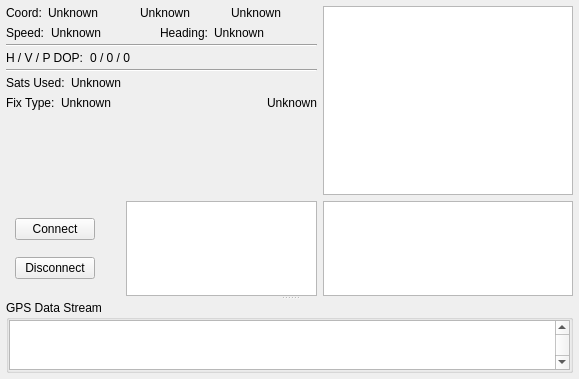
<?xml version="1.0" encoding="UTF-8"?>
<ui version="4.0">
 <class>GpsDisplayWidget</class>
 <widget class="QWidget" name="GpsDisplayWidget">
  <property name="geometry">
   <rect>
    <x>0</x>
    <y>0</y>
    <width>579</width>
    <height>379</height>
   </rect>
  </property>
  <property name="sizePolicy">
   <sizepolicy hsizetype="MinimumExpanding" vsizetype="MinimumExpanding">
    <horstretch>0</horstretch>
    <verstretch>0</verstretch>
   </sizepolicy>
  </property>
  <layout class="QVBoxLayout" name="verticalLayoutTop">
   <property name="spacing">
    <number>0</number>
   </property>
   <property name="margin">
    <number>6</number>
   </property>
   <item>
    <widget class="QSplitter" name="splitter">
     <property name="sizePolicy">
      <sizepolicy hsizetype="Expanding" vsizetype="Expanding">
       <horstretch>0</horstretch>
       <verstretch>0</verstretch>
      </sizepolicy>
     </property>
     <property name="orientation">
      <enum>Qt::Vertical</enum>
     </property>
     <property name="childrenCollapsible">
      <bool>true</bool>
     </property>
     <widget class="QWidget" name="layoutWidget">
      <layout class="QGridLayout" name="gridLayout" rowstretch="1,0" columnstretch="1,0">
       <item row="0" column="0">
        <layout class="QVBoxLayout" name="infoVerticalLayout" stretch="0,0,0,0,0,0,0,0,0,0,0,0,0,1">
         <property name="spacing">
          <number>0</number>
         </property>
         <item>
          <layout class="QHBoxLayout" name="infoHorizontalLayout1" stretch="0,0,1,0,1,0,1">
           <property name="spacing">
            <number>0</number>
           </property>
           <item>
            <widget class="QLabel" name="lat_label">
             <property name="text">
              <string>Coord:</string>
             </property>
            </widget>
           </item>
           <item>
            <spacer name="horizontalSpacer_4">
             <property name="orientation">
              <enum>Qt::Horizontal</enum>
             </property>
             <property name="sizeType">
              <enum>QSizePolicy::Minimum</enum>
             </property>
             <property name="sizeHint" stdset="0">
              <size>
               <width>6</width>
               <height>0</height>
              </size>
             </property>
            </spacer>
           </item>
           <item>
            <widget class="QLabel" name="coord_value">
             <property name="text">
              <string>Unknown</string>
             </property>
            </widget>
           </item>
           <item>
            <spacer name="horizontalSpacer_5">
             <property name="orientation">
              <enum>Qt::Horizontal</enum>
             </property>
             <property name="sizeType">
              <enum>QSizePolicy::Minimum</enum>
             </property>
             <property name="sizeHint" stdset="0">
              <size>
               <width>6</width>
               <height>0</height>
              </size>
             </property>
            </spacer>
           </item>
           <item>
            <widget class="QLabel" name="coord_value_2">
             <property name="text">
              <string>Unknown</string>
             </property>
            </widget>
           </item>
           <item>
            <spacer name="horizontalSpacer_6">
             <property name="orientation">
              <enum>Qt::Horizontal</enum>
             </property>
             <property name="sizeType">
              <enum>QSizePolicy::Minimum</enum>
             </property>
             <property name="sizeHint" stdset="0">
              <size>
               <width>6</width>
               <height>0</height>
              </size>
             </property>
            </spacer>
           </item>
           <item>
            <widget class="QLabel" name="coord_value_3">
             <property name="text">
              <string>Unknown</string>
             </property>
            </widget>
           </item>
          </layout>
         </item>
         <item>
          <spacer name="verticalSpacer_3">
           <property name="orientation">
            <enum>Qt::Vertical</enum>
           </property>
           <property name="sizeType">
            <enum>QSizePolicy::Preferred</enum>
           </property>
           <property name="sizeHint" stdset="0">
            <size>
             <width>20</width>
             <height>6</height>
            </size>
           </property>
          </spacer>
         </item>
         <item>
          <layout class="QHBoxLayout" name="infoHorizontalLayout2" stretch="0,0,1,0,0,0,1">
           <property name="spacing">
            <number>0</number>
           </property>
           <item>
            <widget class="QLabel" name="speed_label">
             <property name="text">
              <string>Speed:</string>
             </property>
            </widget>
           </item>
           <item>
            <spacer name="horizontalSpacer_7">
             <property name="orientation">
              <enum>Qt::Horizontal</enum>
             </property>
             <property name="sizeType">
              <enum>QSizePolicy::Minimum</enum>
             </property>
             <property name="sizeHint" stdset="0">
              <size>
               <width>6</width>
               <height>0</height>
              </size>
             </property>
            </spacer>
           </item>
           <item>
            <widget class="QLabel" name="speed_value">
             <property name="text">
              <string>Unknown</string>
             </property>
             <property name="scaledContents">
              <bool>true</bool>
             </property>
            </widget>
           </item>
           <item>
            <spacer name="horizontalSpacer_9">
             <property name="orientation">
              <enum>Qt::Horizontal</enum>
             </property>
             <property name="sizeType">
              <enum>QSizePolicy::Minimum</enum>
             </property>
             <property name="sizeHint" stdset="0">
              <size>
               <width>6</width>
               <height>0</height>
              </size>
             </property>
            </spacer>
           </item>
           <item>
            <widget class="QLabel" name="bear_label">
             <property name="text">
              <string>Heading:</string>
             </property>
            </widget>
           </item>
           <item>
            <spacer name="horizontalSpacer_8">
             <property name="orientation">
              <enum>Qt::Horizontal</enum>
             </property>
             <property name="sizeType">
              <enum>QSizePolicy::Minimum</enum>
             </property>
             <property name="sizeHint" stdset="0">
              <size>
               <width>6</width>
               <height>0</height>
              </size>
             </property>
            </spacer>
           </item>
           <item>
            <widget class="QLabel" name="bear_value">
             <property name="text">
              <string>Unknown</string>
             </property>
            </widget>
           </item>
          </layout>
         </item>
         <item>
          <spacer name="verticalSpacer_5">
           <property name="orientation">
            <enum>Qt::Vertical</enum>
           </property>
           <property name="sizeType">
            <enum>QSizePolicy::Preferred</enum>
           </property>
           <property name="sizeHint" stdset="0">
            <size>
             <width>20</width>
             <height>4</height>
            </size>
           </property>
          </spacer>
         </item>
         <item>
          <widget class="Line" name="line1">
           <property name="orientation">
            <enum>Qt::Horizontal</enum>
           </property>
          </widget>
         </item>
         <item>
          <spacer name="verticalSpacer_6">
           <property name="orientation">
            <enum>Qt::Vertical</enum>
           </property>
           <property name="sizeType">
            <enum>QSizePolicy::Preferred</enum>
           </property>
           <property name="sizeHint" stdset="0">
            <size>
             <width>20</width>
             <height>4</height>
            </size>
           </property>
          </spacer>
         </item>
         <item>
          <layout class="QHBoxLayout" name="infoHorizontalLayout3" stretch="0,0,1">
           <item>
            <widget class="QLabel" name="label">
             <property name="text">
              <string>H / V / P DOP:</string>
             </property>
            </widget>
           </item>
           <item>
            <spacer name="horizontalSpacer_13">
             <property name="orientation">
              <enum>Qt::Horizontal</enum>
             </property>
             <property name="sizeType">
              <enum>QSizePolicy::Minimum</enum>
             </property>
             <property name="sizeHint" stdset="0">
              <size>
               <width>6</width>
               <height>0</height>
              </size>
             </property>
            </spacer>
           </item>
           <item>
            <widget class="QLabel" name="dop_value">
             <property name="text">
              <string>0 / 0 / 0</string>
             </property>
            </widget>
           </item>
          </layout>
         </item>
         <item>
          <spacer name="verticalSpacer_8">
           <property name="orientation">
            <enum>Qt::Vertical</enum>
           </property>
           <property name="sizeType">
            <enum>QSizePolicy::Preferred</enum>
           </property>
           <property name="sizeHint" stdset="0">
            <size>
             <width>20</width>
             <height>4</height>
            </size>
           </property>
          </spacer>
         </item>
         <item>
          <widget class="Line" name="line2">
           <property name="orientation">
            <enum>Qt::Horizontal</enum>
           </property>
          </widget>
         </item>
         <item>
          <spacer name="verticalSpacer_7">
           <property name="orientation">
            <enum>Qt::Vertical</enum>
           </property>
           <property name="sizeType">
            <enum>QSizePolicy::Preferred</enum>
           </property>
           <property name="sizeHint" stdset="0">
            <size>
             <width>20</width>
             <height>4</height>
            </size>
           </property>
          </spacer>
         </item>
         <item>
          <layout class="QHBoxLayout" name="infoHorizontalLayout4" stretch="0,0,1">
           <property name="spacing">
            <number>0</number>
           </property>
           <item>
            <widget class="QLabel" name="status_label">
             <property name="text">
              <string>Sats Used:</string>
             </property>
            </widget>
           </item>
           <item>
            <spacer name="horizontalSpacer_10">
             <property name="orientation">
              <enum>Qt::Horizontal</enum>
             </property>
             <property name="sizeType">
              <enum>QSizePolicy::Minimum</enum>
             </property>
             <property name="sizeHint" stdset="0">
              <size>
               <width>6</width>
               <height>0</height>
              </size>
             </property>
            </spacer>
           </item>
           <item>
            <widget class="QLabel" name="status_value">
             <property name="text">
              <string>Unknown</string>
             </property>
            </widget>
           </item>
          </layout>
         </item>
         <item>
          <spacer name="verticalSpacer_4">
           <property name="orientation">
            <enum>Qt::Vertical</enum>
           </property>
           <property name="sizeType">
            <enum>QSizePolicy::Preferred</enum>
           </property>
           <property name="sizeHint" stdset="0">
            <size>
             <width>20</width>
             <height>6</height>
            </size>
           </property>
          </spacer>
         </item>
         <item>
          <layout class="QHBoxLayout" name="infoHorizontalLayout5" stretch="0,0,1,0,0">
           <property name="spacing">
            <number>0</number>
           </property>
           <item>
            <widget class="QLabel" name="fix_label">
             <property name="text">
              <string>Fix Type:</string>
             </property>
            </widget>
           </item>
           <item>
            <spacer name="horizontalSpacer_11">
             <property name="orientation">
              <enum>Qt::Horizontal</enum>
             </property>
             <property name="sizeType">
              <enum>QSizePolicy::Minimum</enum>
             </property>
             <property name="sizeHint" stdset="0">
              <size>
               <width>6</width>
               <height>0</height>
              </size>
             </property>
            </spacer>
           </item>
           <item>
            <widget class="QLabel" name="fix_value">
             <property name="text">
              <string>Unknown</string>
             </property>
            </widget>
           </item>
           <item>
            <spacer name="horizontalSpacer_12">
             <property name="orientation">
              <enum>Qt::Horizontal</enum>
             </property>
             <property name="sizeType">
              <enum>QSizePolicy::Minimum</enum>
             </property>
             <property name="sizeHint" stdset="0">
              <size>
               <width>6</width>
               <height>0</height>
              </size>
             </property>
            </spacer>
           </item>
           <item>
            <widget class="QLabel" name="time_value">
             <property name="text">
              <string>Unknown</string>
             </property>
            </widget>
           </item>
          </layout>
         </item>
         <item>
          <spacer name="verticalSpacer">
           <property name="orientation">
            <enum>Qt::Vertical</enum>
           </property>
           <property name="sizeType">
            <enum>QSizePolicy::Ignored</enum>
           </property>
           <property name="sizeHint" stdset="0">
            <size>
             <width>20</width>
             <height>40</height>
            </size>
           </property>
          </spacer>
         </item>
        </layout>
       </item>
       <item row="1" column="0">
        <layout class="QHBoxLayout" name="horizontalLayout2" stretch="0,0,0,1,0">
         <property name="spacing">
          <number>0</number>
         </property>
         <item>
          <spacer name="horizontalSpacer">
           <property name="orientation">
            <enum>Qt::Horizontal</enum>
           </property>
           <property name="sizeType">
            <enum>QSizePolicy::Preferred</enum>
           </property>
           <property name="sizeHint" stdset="0">
            <size>
             <width>9</width>
             <height>20</height>
            </size>
           </property>
          </spacer>
         </item>
         <item>
          <layout class="QVBoxLayout" name="verticalLayout">
           <item>
            <widget class="QPushButton" name="connectButton">
             <property name="text">
              <string>Connect</string>
             </property>
            </widget>
           </item>
           <item>
            <widget class="QPushButton" name="disconnectButton">
             <property name="text">
              <string>Disconnect</string>
             </property>
            </widget>
           </item>
          </layout>
         </item>
         <item>
          <spacer name="horizontalSpacer_2">
           <property name="orientation">
            <enum>Qt::Horizontal</enum>
           </property>
           <property name="sizeType">
            <enum>QSizePolicy::Preferred</enum>
           </property>
           <property name="sizeHint" stdset="0">
            <size>
             <width>9</width>
             <height>20</height>
            </size>
           </property>
          </spacer>
         </item>
         <item>
          <spacer name="horizontalSpacer_3">
           <property name="orientation">
            <enum>Qt::Horizontal</enum>
           </property>
           <property name="sizeHint" stdset="0">
            <size>
             <width>0</width>
             <height>20</height>
            </size>
           </property>
          </spacer>
         </item>
         <item>
          <widget class="QGraphicsView" name="flatEarth">
           <property name="sizePolicy">
            <sizepolicy hsizetype="Fixed" vsizetype="Fixed">
             <horstretch>0</horstretch>
             <verstretch>0</verstretch>
            </sizepolicy>
           </property>
           <property name="minimumSize">
            <size>
             <width>191</width>
             <height>95</height>
            </size>
           </property>
           <property name="maximumSize">
            <size>
             <width>191</width>
             <height>95</height>
            </size>
           </property>
           <property name="acceptDrops">
            <bool>false</bool>
           </property>
           <property name="toolTip">
            <string extracomment="Location of GCS on the Earth"/>
           </property>
           <property name="verticalScrollBarPolicy">
            <enum>Qt::ScrollBarAlwaysOff</enum>
           </property>
           <property name="horizontalScrollBarPolicy">
            <enum>Qt::ScrollBarAlwaysOff</enum>
           </property>
           <property name="optimizationFlags">
            <set>QGraphicsView::DontAdjustForAntialiasing</set>
           </property>
          </widget>
         </item>
        </layout>
       </item>
       <item row="1" column="1">
        <widget class="GpsSnrWidget" name="gpsSnrWidget">
         <property name="maximumSize">
          <size>
           <width>250</width>
           <height>95</height>
          </size>
         </property>
         <property name="toolTip">
          <string>Displays the SNR for each detected sat.
Satellite number (PRN) is displayed inside the green bar.
Sat SNR is displayed above (in dBHz)</string>
         </property>
         <property name="verticalScrollBarPolicy">
          <enum>Qt::ScrollBarAlwaysOff</enum>
         </property>
         <property name="horizontalScrollBarPolicy">
          <enum>Qt::ScrollBarAlwaysOff</enum>
         </property>
        </widget>
       </item>
       <item row="0" column="1">
        <layout class="QVBoxLayout" name="verticalLayout_3" stretch="0,1">
         <property name="spacing">
          <number>0</number>
         </property>
         <item>
          <widget class="GpsConstellationWidget" name="gpsSky">
           <property name="maximumSize">
            <size>
             <width>250</width>
             <height>250</height>
            </size>
           </property>
           <property name="verticalScrollBarPolicy">
            <enum>Qt::ScrollBarAlwaysOff</enum>
           </property>
           <property name="horizontalScrollBarPolicy">
            <enum>Qt::ScrollBarAlwaysOff</enum>
           </property>
          </widget>
         </item>
         <item>
          <spacer name="verticalSpacer_2">
           <property name="orientation">
            <enum>Qt::Vertical</enum>
           </property>
           <property name="sizeType">
            <enum>QSizePolicy::Ignored</enum>
           </property>
           <property name="sizeHint" stdset="0">
            <size>
             <width>20</width>
             <height>40</height>
            </size>
           </property>
          </spacer>
         </item>
        </layout>
       </item>
      </layout>
     </widget>
     <widget class="QGroupBox" name="dataStreamGroupBox">
      <property name="title">
       <string>GPS Data Stream</string>
      </property>
      <layout class="QVBoxLayout" name="verticalLayout_4">
       <property name="margin">
        <number>0</number>
       </property>
       <item>
        <widget class="QTextBrowser" name="textBrowser">
         <property name="sizePolicy">
          <sizepolicy hsizetype="Expanding" vsizetype="Ignored">
           <horstretch>0</horstretch>
           <verstretch>0</verstretch>
          </sizepolicy>
         </property>
         <property name="minimumSize">
          <size>
           <width>0</width>
           <height>50</height>
          </size>
         </property>
         <property name="verticalScrollBarPolicy">
          <enum>Qt::ScrollBarAlwaysOn</enum>
         </property>
         <property name="lineWrapMode">
          <enum>QTextEdit::WidgetWidth</enum>
         </property>
         <property name="acceptRichText">
          <bool>false</bool>
         </property>
        </widget>
       </item>
      </layout>
     </widget>
    </widget>
   </item>
  </layout>
 </widget>
 <customwidgets>
  <customwidget>
   <class>GpsConstellationWidget</class>
   <extends>QGraphicsView</extends>
   <header>gpsconstellationwidget.h</header>
  </customwidget>
  <customwidget>
   <class>GpsSnrWidget</class>
   <extends>QGraphicsView</extends>
   <header>gpssnrwidget.h</header>
  </customwidget>
 </customwidgets>
 <resources/>
 <connections/>
</ui>
